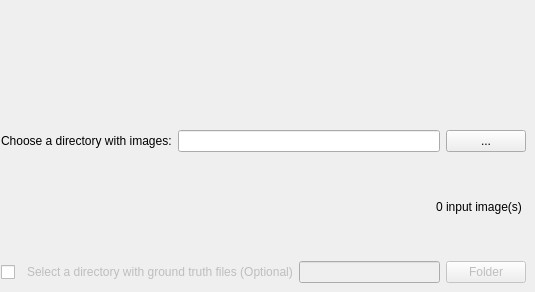
  <widget class="QWizardPage" name="ChoiceImageAndGT">
   <property name="subTitle">
    <string>DocCreator</string>
   </property>
   <widget class="QWidget" name="layoutWidget_7">
    <property name="geometry">
     <rect>
      <x>1</x>
      <y>130</y>
      <width>525</width>
      <height>153</height>
     </rect>
    </property>
    <layout class="QVBoxLayout" name="verticalLayout_4">
     <item>
      <layout class="QHBoxLayout" name="horizontalLayout_5">
       <item>
        <widget class="QLabel" name="FolderTextSemi">
         <property name="text">
          <string>Choose a directory with images:</string>
         </property>
        </widget>
       </item>
       <item>
        <widget class="QLineEdit" name="inputImagePath"/>
       </item>
       <item>
        <widget class="QPushButton" name="btnChooseInputImageDir">
         <property name="enabled">
          <bool>true</bool>
         </property>
         <property name="text">
          <string>...</string>
         </property>
        </widget>
       </item>
      </layout>
     </item>
     <item>
      <layout class="QHBoxLayout" name="horizontalLayout">
       <item>
        <spacer name="horizontalSpacer_4">
         <property name="orientation">
          <enum>Qt::Horizontal</enum>
         </property>
         <property name="sizeHint" stdset="0">
          <size>
           <width>40</width>
           <height>20</height>
          </size>
         </property>
        </spacer>
       </item>
       <item>
        <widget class="QLabel" name="label_nbInputImages">
         <property name="text">
          <string>0 input image(s) </string>
         </property>
        </widget>
       </item>
      </layout>
     </item>
     <item>
      <layout class="QHBoxLayout" name="horizontalLayout_4">
       <item>
        <widget class="QCheckBox" name="CheckGT">
         <property name="minimumSize">
          <size>
           <width>20</width>
           <height>20</height>
          </size>
         </property>
         <property name="text">
          <string/>
         </property>
        </widget>
       </item>
       <item>
        <widget class="QLabel" name="FolderGTTextSemi">
         <property name="enabled">
          <bool>false</bool>
         </property>
         <property name="text">
          <string>Select a directory with ground truth files (Optional)</string>
         </property>
        </widget>
       </item>
       <item>
        <widget class="QLineEdit" name="gtFilePath">
         <property name="enabled">
          <bool>false</bool>
         </property>
        </widget>
       </item>
       <item>
        <widget class="QPushButton" name="btnChooseGTDir">
         <property name="enabled">
          <bool>false</bool>
         </property>
         <property name="text">
          <string>Folder</string>
         </property>
        </widget>
       </item>
      </layout>
     </item>
    </layout>
   </widget>
  </widget>
